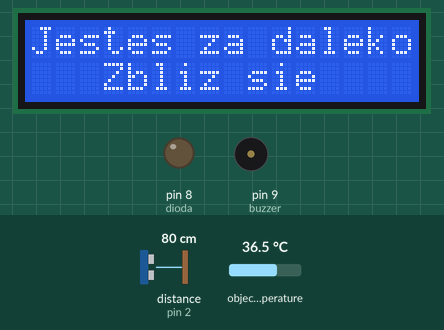
Bench run of a sketch on a simulated Arduino Uno, built with avr-gcc and run on an emulated ATmega328P. Parts: 16×2 character LCD, output pins drawn as LEDs (lit = HIGH), buzzer (waves = sounding). Wiring (inferred from the names in the program): ultrasonic range finder: trigger pin 3; echo pin 2. The test bench sets the inputs (shaded band); at power-on: distance to the obstacle (sensor on pin 2) 80 cm, object temperature 36.5 °C. The echo pulse lasts 58.3 µs per cm; pins used as bus, display or sensor lines are not drawn; what the sketch prints to the serial monitor is not drawn.

Above: at 5.2 s.
5.3 s: distance to the obstacle (sensor on pin 2) set to 8 cm
6.9 s: distance to the obstacle (sensor on pin 2) set to 5 cm
At 7.8 s:
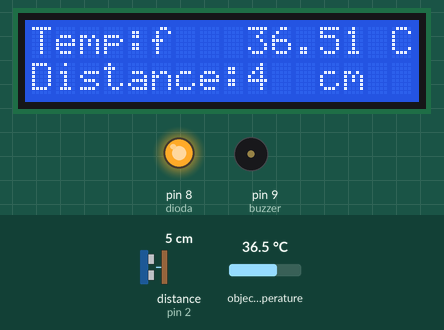
9.6 s: distance to the obstacle (sensor on pin 2) set to 2 cm
At 10.04 s:
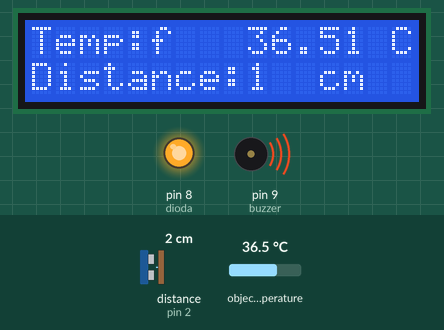
11.4 s: object temperature set to 30.7 °C
At 12.5 s:
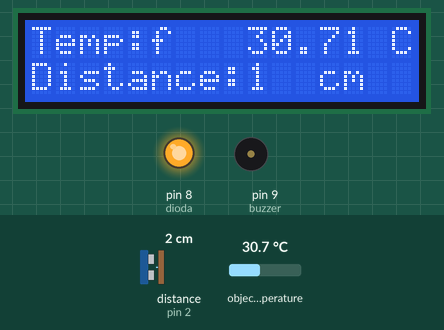
13.4 s: object temperature set to 30.2 °C
At 15.1 s:
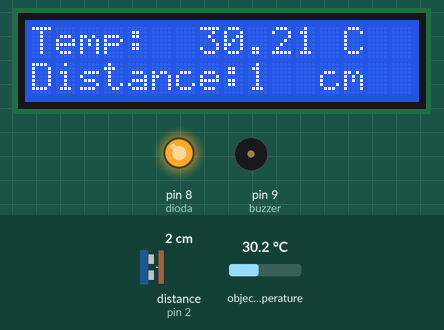
15.4 s: object temperature set to 32 °C
At 16.1 s:
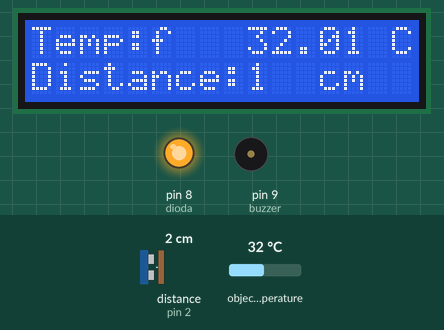
Timing chart, 0 to 18.0 s (numbered marks = the images above; inputs shaded):
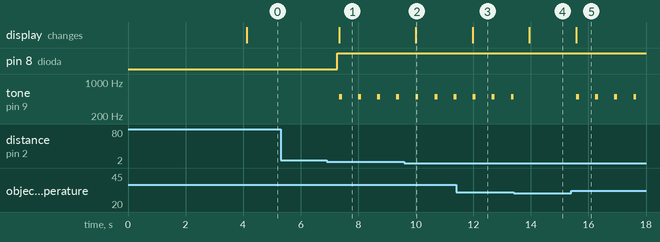

The sketch:

sketch_nov14a.ino
```cpp
#include <Wire.h>
#include <Adafruit_MLX90614.h>
#include <LiquidCrystal_I2C.h>

#define echoPin 2 // attach pin D2 Arduino to pin Echo of HC-SR04
#define trigPin 3 //attach pin D3 Arduino to pin Trig of HC-SR04

Adafruit_MLX90614 mlx = Adafruit_MLX90614();
LiquidCrystal_I2C lcd(0x27, 16, 2);
long duration; // variable for the duration of sound wave travel
int distance; // variable for the distance measurement
const int dioda = 8;
const int buzzer = 9;
// SDA - A4 SCL - A5
void setup()
{

  pinMode(trigPin, OUTPUT); // Sets the trigPin as an OUTPUT
  pinMode(echoPin, INPUT); // Sets the echoPin as an INPUT
  pinMode(dioda, OUTPUT);
  pinMode(buzzer, OUTPUT);
  lcd.begin();
  lcd.backlight();
  Serial.begin(9600);
  mlx.begin();
  lcd.clear();
  lcd.setCursor(1 ,0);
  lcd.print("IR Temperature");
  lcd.setCursor(5,1);
  lcd.print("Sensor :)");
  delay(4000);
}

void loop()
{
  digitalWrite(trigPin, LOW);
  delayMicroseconds(2);
  digitalWrite(trigPin, HIGH);
  delayMicroseconds(10);
  digitalWrite(trigPin, LOW);
  duration = pulseIn(echoPin, HIGH);
  distance = duration * 0.034 / 2; // Speed of sound wave divided by 2 (go and back)
  if(distance > 5){
    digitalWrite(dioda, LOW);
    lcd.clear();
    lcd.setCursor(0 ,0);
    lcd.print("Jestes za daleko");
    lcd.setCursor(3,1);
    lcd.print("Zbliz sie");
    delay(500);
  }
  else{
  digitalWrite(dioda, HIGH);
  lcd.clear();
  lcd.setCursor(0,0);
  lcd.print("Temp:  ");
  lcd.print(mlx.readObjectTempC());
  lcd.print(" C");
  lcd.setCursor(0,1);
  lcd.print("Distance:");
  lcd.println(distance);
  Serial.print("Distance:");
  Serial.print(distance);
  Serial.println("cm");
  lcd.println("cm");
  Serial.println();
  if(mlx.readObjectTempC() > 30.5){
    lcd.setCursor(0,0);
    lcd.print("Temp:f   ");
    lcd.print(mlx.readObjectTempC());
    lcd.print(" C");
    lcd.setCursor(0,1);
    lcd.print("Distance:");
    lcd.println(distance);
    tone(buzzer, 500);
    delay(100);
    noTone(buzzer);
  }
  delay(500);
  }

}
```

Measured:
- the behaviour switches between 7 and 6 cm on distance to the obstacle (sensor on pin 2) (found by bisection; images 0 and 1)
- the behaviour switches between 30.5 and 30.4 °C on object temperature (found by bisection; images 3 and 4)
- after the input at 5.3 s, every drawn part: stays the same
- after the input at 6.9 s, pin 8 (dioda): LOW → HIGH after 0.38 s; tone on pin 9 (buzzer): alternates 500 Hz for 0.10 s and silent for 0.56 s, starting after 0.44 s; the display: changes after 0.44 s (image 1)
- after the input at 9.6 s, the display: changes after 0.39 s (image 2)
- after the input at 11.4 s, the display: changes after 0.58 s (image 3)
- after the input at 13.4 s, tone on pin 9 (buzzer): goes on until 13.4 s, then stays silent; the display: changes after 0.54 s (image 4)
- after the input at 15.4 s, tone on pin 9 (buzzer): alternates 500 Hz for 0.10 s and silent for 0.56 s, starting after 0.18 s; the display: changes after 0.18 s (image 5)
